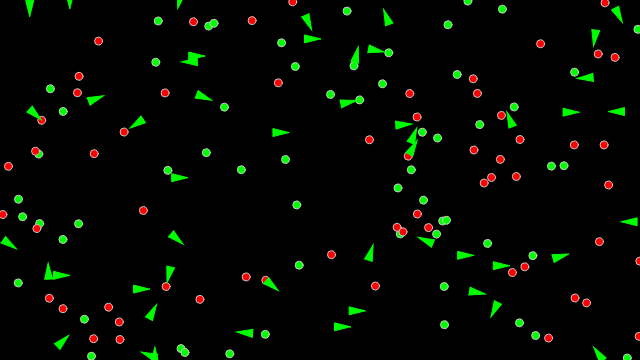
Frame 1 (no input)
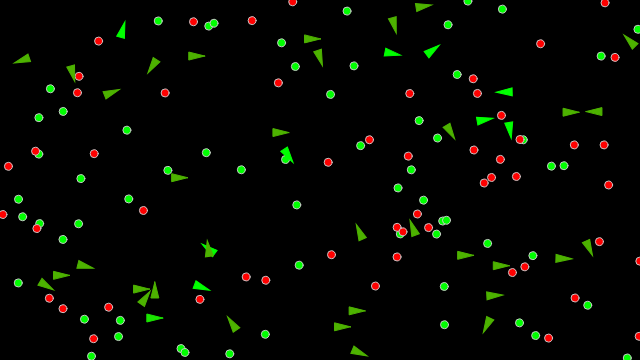
Frame 60 (no input)
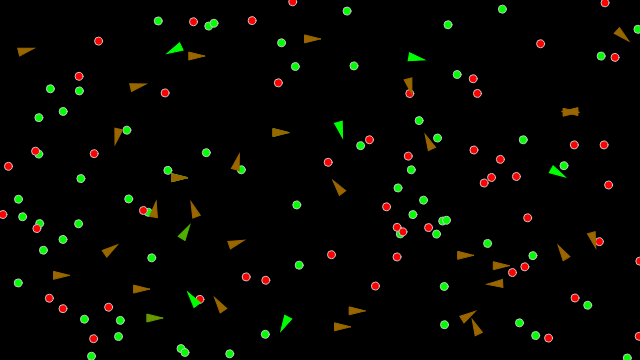
Frame 120 (the mouse pressed at the canvas centre since frame 60)

The p5.js sketch that drew these frames (run headless with seeded random() and noise() and a simulated clock; from frame 60 on, the mouse is pressed at the canvas centre):

// p5.js sketch
// ── sketch.js
let vehicls =[];
let food = [];
let picesh = 60;
let picesp = 60;
let poison = [];
let v;
let mr = 0.02;
let viewer;


function setup(){

  createCanvas(640,360);
  for(var i=0;i<picesh;i++){
    x = random(width);
    y = random(height);
    food.push(createVector(x,y))
  }

  for(var i=0; i<picesp;i++){
    x = random(width);
    y = random(height);
    poison.push(createVector(x,y))
  }

  for (var i =0; i<50;i++){

    x = random(width);
    y = random(height);
    vehicls[i] = new Vehicle(x,y);

  }

  viewer = createCheckbox();


}

function draw(){
  background(0);

  if(random(1)<0.05){
    x = random(width);
    y = random(height);
    food.push(createVector(x,y))
  }

  if(random(1)<0.01){
    x = random(width);
    y = random(height);
    poison.push(createVector(x,y))
  }

  let target = createVector(mouseX, mouseY);

  //Make food appear
  for(let i =0; i< food.length;i++){
    stroke(200);
    fill(0,255,0);
    ellipse(food[i].x,food[i].y,8,8)
  }

  //Make poison appear
  for(let i =0; i< poison.length;i++){
    stroke(200);
    fill(255,0,0);
    ellipse(poison[i].x,poison[i].y,8,8)
  }


for (var i= vehicls.length-1; i> 0;i--){
//make the agent follow the target
    //v.seek(food[i]);


    vehicls[i].boundaries();
    vehicls[i].behaviour(food,poison);
    // stroke(200);
    // strokeWeight(2);
    //  v.seek(target);
    vehicls[i].update();
    vehicls[i].display();

    //agent cloning itself Maybe
    var child = vehicls[i].clone();
     if (child != null ){
       vehicls.push(child) ;
     }
     //agent dies gets spliced out of the array
     if(vehicls[i].dead()){
       var x = vehicls[i].position.x;
       var y = vehicls[i].position.y;
       //Make food when de agent dies
       food.push(createVector(x,y));
       //eliminate the agent
       vehicls.splice(i,1); // if the health ends we take the element of the array
     }
  }

}
// ── veihcle.js
class Vehicle{

  constructor(x,y,dna){
    this.velocity = createVector(0,0);
    this.acceleration = createVector(0,0);
    this.position = createVector(x,y);

    this.r = 4;
    this.maxSpeed =5;
    this.maxForce =0.05;
    this.health = 1;
    this.dna = [];

    if(dna !=null){

      this.dna[0] = dna[0];
      if(random(1)<mr){
        this.dna[0] += random(-0.1,0.1);
      }      //weight poison
      this.dna[1] = dna[1];
      if(random(1)<mr){
        this.dna[1] += random(-0.1,0.1);
      }
      //weight vision Food
      this.dna[2] = dna[2];
      if(random(1)<mr){
        this.dna[2] += random(-10,10);
      }
      //weight vision poison
      this.dna[3] = dna[3];
      if(random(1)<mr){
        this.dna[3] += random(-10,10);
      }
    }else{
    //weight food
    this.dna[0] = random(-2,2);
    //weight poison
    this.dna[1] = random(-2,2);
    //weight vision Food
    this.dna[2] = random(5,50);
    //weight vision poison
    this.dna[3] = random(5,50);
    }
    //

  }

  behaviour(good,bad){

    var foodPerception = this.dna[2];
    var poisionPerception = this.dna[3];
    var steerA =this.eat(good,1,foodPerception) ;
    var steerB =this.eat(bad,-3,poisionPerception) ;

    steerA.mult(this.dna[0]);
    steerB.mult(this.dna[1]);


    this.applyForce(steerA);
    this.applyForce(steerB)
  }


  seek(target){

    // We could add mass here if we want A = F / M

    var desired = p5.Vector.sub(target,this.position);

    desired.setMag(this.maxSpeed);

    // A method that calculates a steering force towards a target
      // STEER = DESIRED MINUS VELOCITY
    var steer = p5.Vector.sub(desired,this.velocity);

    steer.limit(this.maxForce); // Limit to maximum steering force

    return steer;
    //this.applyForce(steer);
  }




  applyForce(force){

    this.acceleration.add(force)

  }

  update(){
    this.health -= 0.005;
    this.velocity.add(this.acceleration);
    this.velocity.limit(this.maxSpeed);
    this.position.add(this.velocity);

    this.acceleration.mult(0);
  }



  display(){

    let angle = this.velocity.heading() + PI /2;



    push();
    translate(this.position.x,this.position.y);
    rotate(angle);


    if(viewer.checked()){
      //Field of view for food
       strokeWeight(1)
       stroke(0,255,0);
       noFill();
       line(0,0,0,-this.dna[0]*15);
       strokeWeight(1)
       ellipse(0,0,this.dna[2]*2);

       //Field of view for poison
       strokeWeight(1);
       stroke(255,0,0);
       line(0,0,0,this.dna[1]*15);
       strokeWeight(1)
       ellipse(0,0,this.dna[3]*2);

    }





    var gr =  color(0,255,0);
    var rd = color(255,0,0);
    //lerpColor works as a linear interpolation
    var col = lerpColor(rd,gr,this.health);
    fill(col);
    stroke(col);
    strokeWeight(1);
    beginShape();
    // vertex(0,-this.r*2);
    // vertex(-this.r,0);
    // vertex(this.r,0)
    vertex(0, -this.r * 2);
    vertex(-this.r, this.r * 2);
    vertex(this.r, this.r * 2);
    endShape(CLOSE);

    pop();
    }


  eat(list,nutrition,perception) {

    var record = Infinity;
    var closest = null;
    for(var i = list.length-1; i>=0;i--){
    //  var d = dist(food[i].x,food[i].y,v.x,v.y); //this.pos.x = v.x
      var d = this.position.dist(list[i]); //condenced way to writ it

      if(d < this.maxSpeed){
        list.splice(i,1); // eating the food splice()takes elements out of the array
        this.health += nutrition;
      }else{
       if(d<record && d < perception){
          record = d;
          closest = list[i];
        }
      }
    }

     if (closest != null){
      return this.seek(closest);
    }
    return createVector(0,0);

  }


  dead(){
  // this return evaluates itself
    return (this.health < 0);

  }


  boundaries() {

    let d = 25;

    let desired = null;

    if (this.position.x < d) {
      desired = createVector(this.maxSpeed, this.velocity.y);
    } else if (this.position.x > width - d) {
      desired = createVector(-this.maxSpeed, this.velocity.y);
    }

    if (this.position.y < d) {
      desired = createVector(this.velocity.x, this.maxSpeed);
    } else if (this.position.y > height - d) {
      desired = createVector(this.velocity.x, -this.maxSpeed);
    }

    if (desired !== null) {
      desired.normalize();
      desired.mult(this.maxSpeed);
      let steer = p5.Vector.sub(desired, this.velocity);
      steer.limit(this.maxForce);
      this.applyForce(steer);
    }
  }

  clone(){

    if(random(1)<0.001){
      return new Vehicle(this.position.x,this.position.y,this.dna);
    } else {
      return null;
    }
  }

}
